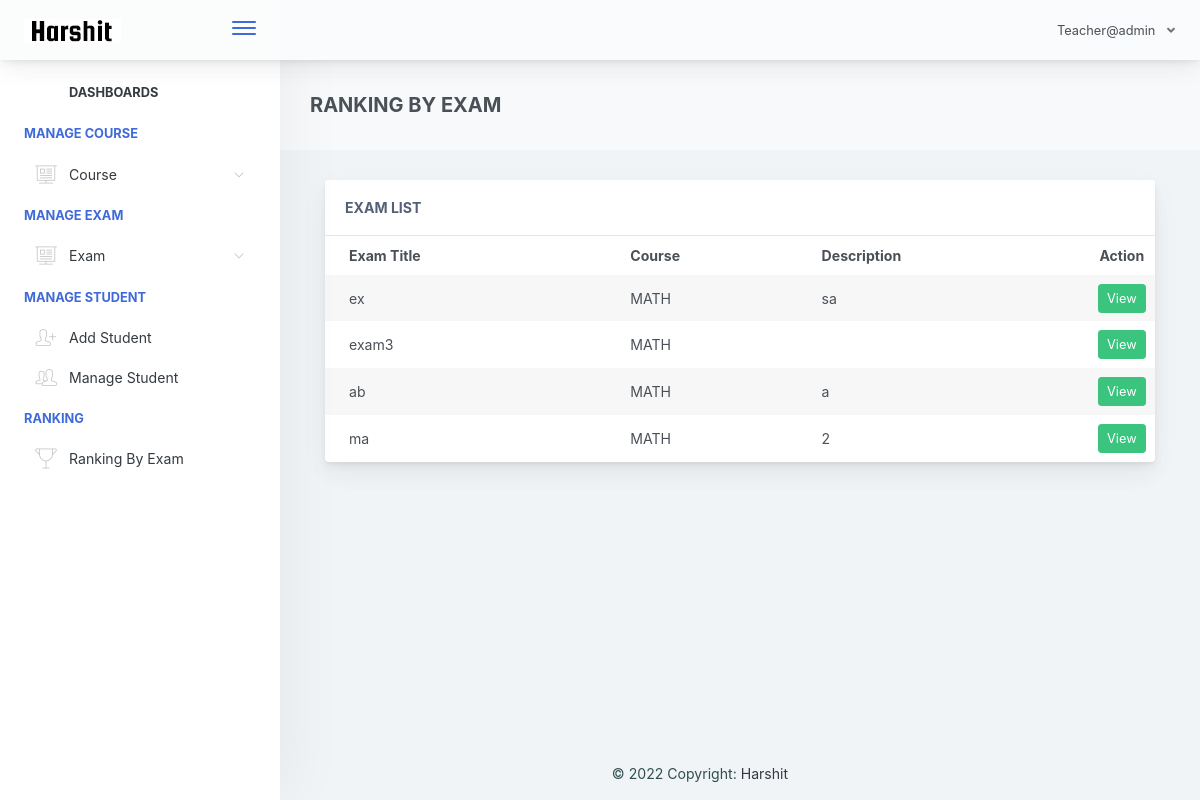
Page /teacher/admin/home.php?page=ranking-exam (signed in) on the committed database.
### tables this page shows
CREATE TABLE `exam_tbl` (
  `ex_id` int(11) NOT NULL,
  `cou_id` int(11) NOT NULL,
  `ex_title` varchar(1000) NOT NULL,
  `ex_time_limit` varchar(1000) NOT NULL,
  `ex_questlimit_display` int(11) NOT NULL,
  `ex_description` varchar(1000) NOT NULL,
  `ex_created` timestamp NOT NULL DEFAULT current_timestamp() ON UPDATE current_timestamp()
);

CREATE TABLE `course_tbl` (
  `cou_id` int(11) NOT NULL,
  `cou_name` varchar(1000) NOT NULL,
  `cou_created` timestamp NOT NULL DEFAULT current_timestamp() ON UPDATE current_timestamp()
);

### teacher/admin/pages/ranking-exam.php (the view, shortened to what this page needs)
<div class="app-main__outer">
        <div class="app-main__inner">
            <?php
                @$exam_id = $_GET['exam_id'];
                if($exam_id != "")
                {
                   $selEx = $conn->query("SELECT * FROM exam_tbl WHERE ex_id='$exam_id' ")->fetch(PDO::FETCH_ASSOC);
                   $exam_course = $selEx['cou_id'];
                   $selExmne = $conn->query("SELECT * FROM examinee_tbl et  WHERE exmne_course='$exam_course'  ");
                   ?>
                   <div class="app-page-title">
                    <div class="page-title-wrapper">
                        <div class="page-title-heading">
                            <div><b class="text-primary">RANKING BY EXAM</b><br>
                                Exam Name : <?php echo $selEx['ex_title']; ?><br><br>
                               <span class="border" style="padding:10px;color:black;background-color: yellow;">Excellence</span>
                               <span class="border" style="padding:10px;color:white;background-color: green;">Very Good</span>
                               <span class="border" style="padding:10px;color:white;background-color: blue;">Good</span>
                               <span class="border" style="padding:10px;color:white;background-color: red;">Failed</span>
                               <span class="border" style="padding:10px;color:black;background-color: #E9ECEE;">Not Answering</span>
                            </div>
                        </div>
                    </div>
                    </div>
                    <div class="table-responsive">
                        <table class="align-middle mb-0 table table-borderless table-striped table-hover" id="tableList">
                          <tbody>
                            <thead>
                                <tr>
                                    <th width="25%">Examinee Fullname</th>
                                    <th>Score / Over</th>
                                    <th>Percentage</th>
                                </tr>
                            </thead>
                            <?php
                                while ($selExmneRow = $selExmne->fetch(PDO::FETCH_ASSOC)) { ?>
                                    <?php
                                            $exmneId = $selExmneRow['exmne_id'];
                                            $selScore = $conn->query("SELECT * FROM exam_question_tbl eqt INNER JOIN exam_answers ea ON eqt.eqt_id = ea.quest_id AND eqt.exam_answer = ea.exans_answer  WHERE ea.axmne_id='$exmneId' AND ea.exam_id='$exam_id' AND ea.exans_status='new' ORDER BY ea.exans_id DESC");
                                              $selAttempt = $conn->query("SELECT * FROM exam_attempt WHERE exmne_id='$exmneId' AND exam_id='$exam_id' ");
                                             $over = $selEx['ex_questlimit_display']  ;
                                              @$score = $selScore->rowCount();
                                                @$ans = $score / $over * 100;
                                         ?>
                                       <tr style="<?php
                                             if($selAttempt->rowCount() == 0)
                                             {
                                                echo "background-color: #E9ECEE;color:black";
                                             }
                                             else if($ans >= 90)
                                             {
                                                echo "background-color: yellow;";
                                             }
                                             else if($ans >= 80){
                                                echo "background-color: green;color:white";
                                             }
                                             else if($ans >= 75){
                                                echo "background-color: blue;color:white";
                                             }
                                             else
                                             {
                                                echo "background-color: red;color:white";
                                             }
                                             ?>"
                                        >
                                        <td>
                                          <?php echo $selExmneRow['exmne_fullname']; ?></td>
                                        <td >
                                        <?php
                                          if($selAttempt->rowCount() == 0)
                                          {
                                            echo "Not answer yet";
                                          }
                                          else if($selScore->rowCount() > 0)
                                          {
                                            echo $totScore =  $selScore->rowCount();
                                            echo " / ";
                                            echo $over;
                                          }
                                          else
                                          {
                                            echo $totScore =  $selScore->rowCount();
                                            echo " / ";
                                            echo $over;
                                          }
                                         ?>
                                        </td>
                                        <td>
                                          <?php
                                                if($selAttempt->rowCount() == 0)
                                                {
                                                  echo "Not answer yet";
                                                }
                                                else
                                                {
                                                    echo $ans; ?>%<?php
                                                }
                                          ?>
                                        </td>
                                    </tr>
                                <?php }
                             ?>
                          </tbody>
                        </table>
                    </div>
                   <?php
                }
                else
                { ?>
                <div class="app-page-title">
                <div class="page-title-wrapper">
                    <div class="page-title-heading">
                        <div><b>RANKING BY EXAM</b></div>
                    </div>
                </div>
                </div>
                 <div class="col-md-12">
                <div class="main-card mb-3 card">
                    <div class="card-header">ExAM List
                    </div>
                    <div class="table-responsive">
                        <table class="align-middle mb-0 table table-borderless table-striped table-hover" id="tableList">
                            <thead>
                            <tr>
                                <th class="text-left pl-4">Exam Title</th>
                                <th class="text-left ">Course</th>
                                <th class="text-left ">Description</th>
                                <th class="text-center" width="8%">Action</th>
                            </tr>
                            </thead>
                            <tbody>
                              <?php
                                $selExam = $conn->query("SELECT * FROM exam_tbl ORDER BY ex_id DESC ");
                                if($selExam->rowCount() > 0)
                                {
                                    while ($selExamRow = $selExam->fetch(PDO::FETCH_ASSOC)) { ?>
                                        <tr>
                                            <td class="pl-4"><?php echo $selExamRow['ex_title']; ?></td>
                                            <td>
                                                <?php
                                                    $courseId =  $selExamRow['cou_id'];
                                                    $selCourse = $conn->query("SELECT * FROM course_tbl WHERE cou_id='$courseId' ");
                                                    while ($selCourseRow = $selCourse->fetch(PDO::FETCH_ASSOC)) {
                                                        echo $selCourseRow['cou_name'];
                                                    }
                                                ?>
                                            </td>
                                            <td><?php echo $selExamRow['ex_description']; ?></td>
                                            <td class="text-center">
                                             <a href="?page=ranking-exam&exam_id=<?php echo $selExamRow['ex_id']; ?>"  class="btn btn-success btn-sm">View</a>
                                            </td>
                                        </tr>
                                    <?php }
                                }
                               ?>
                            </tbody>
                        </table>
                    </div>
                </div>
            </div>
                <?php }
             ?>
</div>

### rows in the picture
exam_tbl: ex_title "ex", ex_description "sa"
course_tbl: cou_name "MATH"
exam_tbl: ex_title "exam3"
exam_tbl: ex_title "ab", ex_description "a"
exam_tbl: ex_title "ma", ex_description "2"
